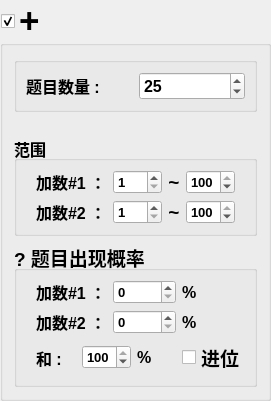
       <widget class="QGroupBox" name="addGrp">
        <property name="font">
         <font>
          <family>Arial</family>
          <pointsize>26</pointsize>
          <weight>75</weight>
          <bold>true</bold>
         </font>
        </property>
        <property name="styleSheet">
         <string notr="true"/>
        </property>
        <property name="title">
         <string>+</string>
        </property>
        <property name="flat">
         <bool>false</bool>
        </property>
        <property name="checkable">
         <bool>true</bool>
        </property>
        <layout class="QVBoxLayout" name="verticalLayout_2" stretch="1,0,3,4">
         <item>
          <widget class="QGroupBox" name="countGrp">
           <property name="font">
            <font>
             <family>Arial</family>
             <pointsize>10</pointsize>
             <weight>75</weight>
             <bold>true</bold>
            </font>
           </property>
           <property name="title">
            <string/>
           </property>
           <property name="flat">
            <bool>false</bool>
           </property>
           <layout class="QHBoxLayout" name="horizontalLayout_5">
            <item>
             <widget class="QLabel" name="label">
              <property name="font">
               <font>
                <family>Arial</family>
                <pointsize>12</pointsize>
                <weight>75</weight>
                <bold>true</bold>
               </font>
              </property>
              <property name="text">
               <string>题目数量 :</string>
              </property>
             </widget>
            </item>
            <item>
             <widget class="QSpinBox" name="addQuestionCntSpn">
              <property name="font">
               <font>
                <family>Arial</family>
                <pointsize>12</pointsize>
                <weight>75</weight>
                <bold>true</bold>
               </font>
              </property>
              <property name="maximum">
               <number>1000</number>
              </property>
              <property name="value">
               <number>25</number>
              </property>
             </widget>
            </item>
           </layout>
          </widget>
         </item>
         <item>
          <spacer name="verticalSpacer">
           <property name="orientation">
            <enum>Qt::Vertical</enum>
           </property>
           <property name="sizeType">
            <enum>QSizePolicy::Fixed</enum>
           </property>
           <property name="sizeHint" stdset="0">
            <size>
             <width>20</width>
             <height>18</height>
            </size>
           </property>
          </spacer>
         </item>
         <item>
          <widget class="QGroupBox" name="range">
           <property name="font">
            <font>
             <family>Arial</family>
             <pointsize>12</pointsize>
             <weight>75</weight>
             <bold>true</bold>
            </font>
           </property>
           <property name="title">
            <string>范围</string>
           </property>
           <layout class="QVBoxLayout" name="verticalLayout_6">
            <item>
             <layout class="QHBoxLayout" name="horizontalLayout_9" stretch="0,0,0,0">
              <property name="leftMargin">
               <number>10</number>
              </property>
              <property name="rightMargin">
               <number>10</number>
              </property>
              <item>
               <widget class="QLabel" name="label_3">
                <property name="font">
                 <font>
                  <family>Arial</family>
                  <pointsize>12</pointsize>
                  <weight>75</weight>
                  <bold>true</bold>
                 </font>
                </property>
                <property name="text">
                 <string>加数#1 ：</string>
                </property>
               </widget>
              </item>
              <item>
               <widget class="QSpinBox" name="addn1minSpn">
                <property name="font">
                 <font>
                  <family>Arial</family>
                  <pointsize>10</pointsize>
                  <weight>75</weight>
                  <bold>true</bold>
                 </font>
                </property>
                <property name="minimum">
                 <number>1</number>
                </property>
                <property name="maximum">
                 <number>100</number>
                </property>
                <property name="value">
                 <number>1</number>
                </property>
               </widget>
              </item>
              <item>
               <widget class="QLabel" name="label_2">
                <property name="font">
                 <font>
                  <family>Arial</family>
                  <pointsize>14</pointsize>
                  <weight>75</weight>
                  <bold>true</bold>
                 </font>
                </property>
                <property name="text">
                 <string>~</string>
                </property>
                <property name="alignment">
                 <set>Qt::AlignCenter</set>
                </property>
               </widget>
              </item>
              <item>
               <widget class="QSpinBox" name="addn1maxSpn">
                <property name="font">
                 <font>
                  <family>Arial</family>
                  <pointsize>10</pointsize>
                  <weight>75</weight>
                  <bold>true</bold>
                 </font>
                </property>
                <property name="minimum">
                 <number>1</number>
                </property>
                <property name="maximum">
                 <number>100</number>
                </property>
                <property name="value">
                 <number>100</number>
                </property>
               </widget>
              </item>
             </layout>
            </item>
            <item>
             <layout class="QHBoxLayout" name="horizontalLayout_10">
              <property name="leftMargin">
               <number>10</number>
              </property>
              <property name="rightMargin">
               <number>10</number>
              </property>
              <item>
               <widget class="QLabel" name="label_5">
                <property name="font">
                 <font>
                  <family>Arial</family>
                  <pointsize>12</pointsize>
                  <weight>75</weight>
                  <bold>true</bold>
                 </font>
                </property>
                <property name="text">
                 <string>加数#2 ：</string>
                </property>
               </widget>
              </item>
              <item>
               <widget class="QSpinBox" name="addn2minSpn">
                <property name="font">
                 <font>
                  <family>Arial</family>
                  <pointsize>10</pointsize>
                  <weight>75</weight>
                  <bold>true</bold>
                 </font>
                </property>
                <property name="minimum">
                 <number>1</number>
                </property>
                <property name="maximum">
                 <number>100</number>
                </property>
               </widget>
              </item>
              <item>
               <widget class="QLabel" name="label_4">
                <property name="font">
                 <font>
                  <family>Arial</family>
                  <pointsize>14</pointsize>
                  <weight>75</weight>
                  <bold>true</bold>
                 </font>
                </property>
                <property name="text">
                 <string>~</string>
                </property>
                <property name="alignment">
                 <set>Qt::AlignCenter</set>
                </property>
               </widget>
              </item>
              <item>
               <widget class="QSpinBox" name="addn2maxSpn">
                <property name="font">
                 <font>
                  <family>Arial</family>
                  <pointsize>10</pointsize>
                  <weight>75</weight>
                  <bold>true</bold>
                 </font>
                </property>
                <property name="minimum">
                 <number>1</number>
                </property>
                <property name="maximum">
                 <number>100</number>
                </property>
                <property name="value">
                 <number>100</number>
                </property>
               </widget>
              </item>
             </layout>
            </item>
           </layout>
          </widget>
         </item>
         <item>
          <widget class="QGroupBox" name="possibilitiesGrp">
           <property name="font">
            <font>
             <family>Arial</family>
             <pointsize>14</pointsize>
             <weight>75</weight>
             <bold>true</bold>
            </font>
           </property>
           <property name="title">
            <string>? 题目出现概率</string>
           </property>
           <layout class="QVBoxLayout" name="verticalLayout_7">
            <item>
             <layout class="QHBoxLayout" name="horizontalLayout_11">
              <property name="leftMargin">
               <number>10</number>
              </property>
              <item>
               <widget class="QLabel" name="label_6">
                <property name="font">
                 <font>
                  <family>Arial</family>
                  <pointsize>12</pointsize>
                  <weight>75</weight>
                  <bold>true</bold>
                 </font>
                </property>
                <property name="text">
                 <string>加数#1 ：</string>
                </property>
               </widget>
              </item>
              <item>
               <widget class="QSpinBox" name="add1rateSpn">
                <property name="font">
                 <font>
                  <family>Arial</family>
                  <pointsize>10</pointsize>
                  <weight>75</weight>
                  <bold>true</bold>
                 </font>
                </property>
                <property name="maximum">
                 <number>100</number>
                </property>
               </widget>
              </item>
              <item>
               <widget class="QLabel" name="label_33">
                <property name="font">
                 <font>
                  <family>Arial</family>
                  <pointsize>12</pointsize>
                  <weight>75</weight>
                  <bold>true</bold>
                 </font>
                </property>
                <property name="text">
                 <string>%</string>
                </property>
               </widget>
              </item>
             </layout>
            </item>
            <item>
             <layout class="QHBoxLayout" name="horizontalLayout_12">
              <property name="leftMargin">
               <number>10</number>
              </property>
              <item>
               <widget class="QLabel" name="label_7">
                <property name="font">
                 <font>
                  <family>Arial</family>
                  <pointsize>12</pointsize>
                  <weight>75</weight>
                  <bold>true</bold>
                 </font>
                </property>
                <property name="text">
                 <string>加数#2 ：</string>
                </property>
               </widget>
              </item>
              <item>
               <widget class="QSpinBox" name="add2rateSpn">
                <property name="font">
                 <font>
                  <family>Arial</family>
                  <pointsize>10</pointsize>
                  <weight>75</weight>
                  <bold>true</bold>
                 </font>
                </property>
                <property name="maximum">
                 <number>100</number>
                </property>
               </widget>
              </item>
              <item>
               <widget class="QLabel" name="label_34">
                <property name="font">
                 <font>
                  <family>Arial</family>
                  <pointsize>12</pointsize>
                  <weight>75</weight>
                  <bold>true</bold>
                 </font>
                </property>
                <property name="text">
                 <string>%</string>
                </property>
               </widget>
              </item>
             </layout>
            </item>
            <item>
             <layout class="QHBoxLayout" name="horizontalLayout_13">
              <property name="leftMargin">
               <number>10</number>
              </property>
              <item>
               <widget class="QLabel" name="label_8">
                <property name="font">
                 <font>
                  <family>Arial</family>
                  <pointsize>12</pointsize>
                  <weight>75</weight>
                  <bold>true</bold>
                 </font>
                </property>
                <property name="text">
                 <string>和 : </string>
                </property>
               </widget>
              </item>
              <item>
               <widget class="QSpinBox" name="add3rateSpn">
                <property name="font">
                 <font>
                  <family>Arial</family>
                  <pointsize>10</pointsize>
                  <weight>75</weight>
                  <bold>true</bold>
                 </font>
                </property>
                <property name="maximum">
                 <number>100</number>
                </property>
                <property name="value">
                 <number>100</number>
                </property>
               </widget>
              </item>
              <item>
               <widget class="QLabel" name="label_35">
                <property name="font">
                 <font>
                  <family>Arial</family>
                  <pointsize>12</pointsize>
                  <weight>75</weight>
                  <bold>true</bold>
                 </font>
                </property>
                <property name="text">
                 <string>%</string>
                </property>
               </widget>
              </item>
              <item>
               <widget class="QCheckBox" name="advBitChk">
                <property name="text">
                 <string>进位</string>
                </property>
               </widget>
              </item>
             </layout>
            </item>
           </layout>
          </widget>
         </item>
        </layout>
       </widget>
